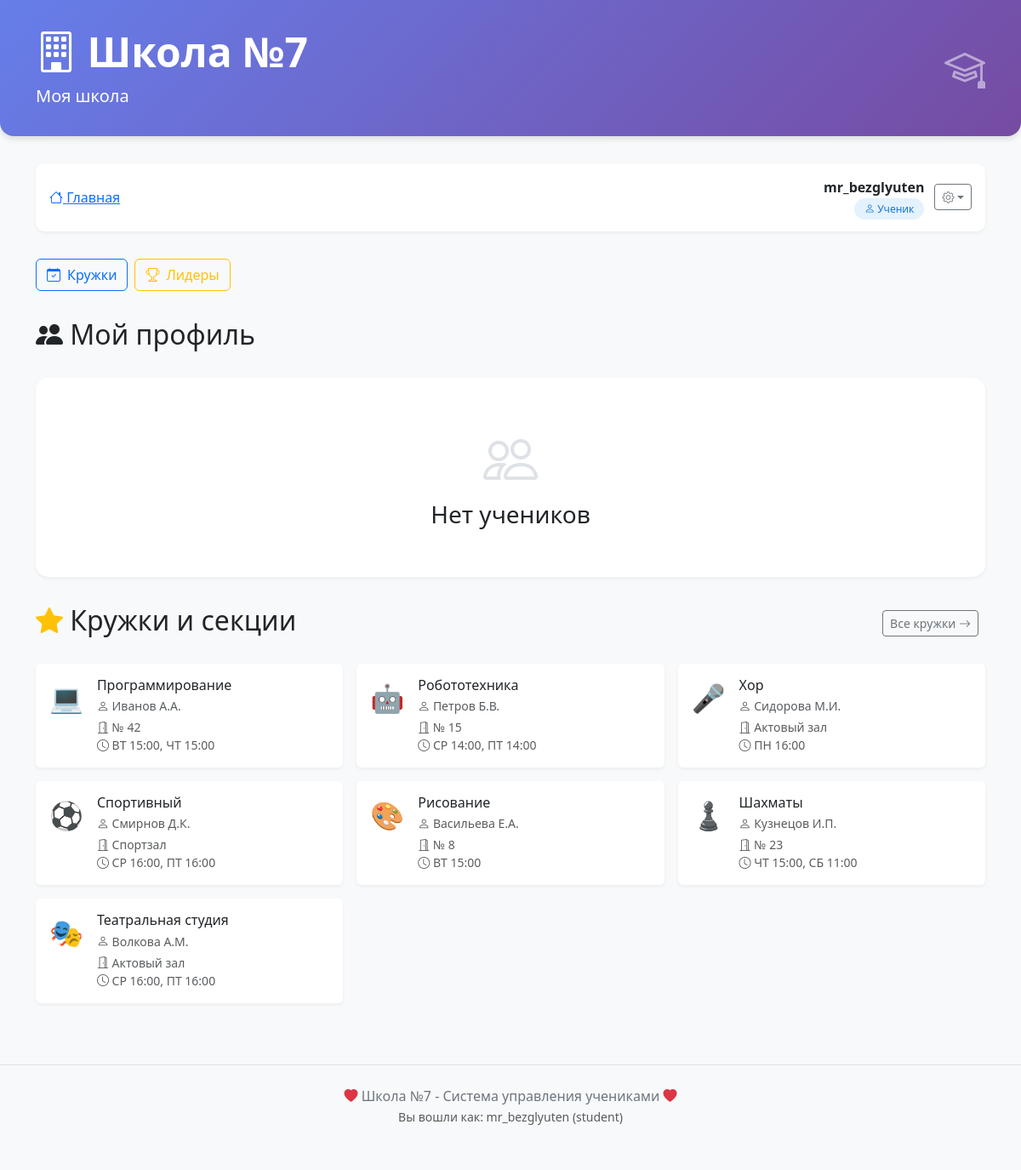
Before: / (signed in) with the older database file.
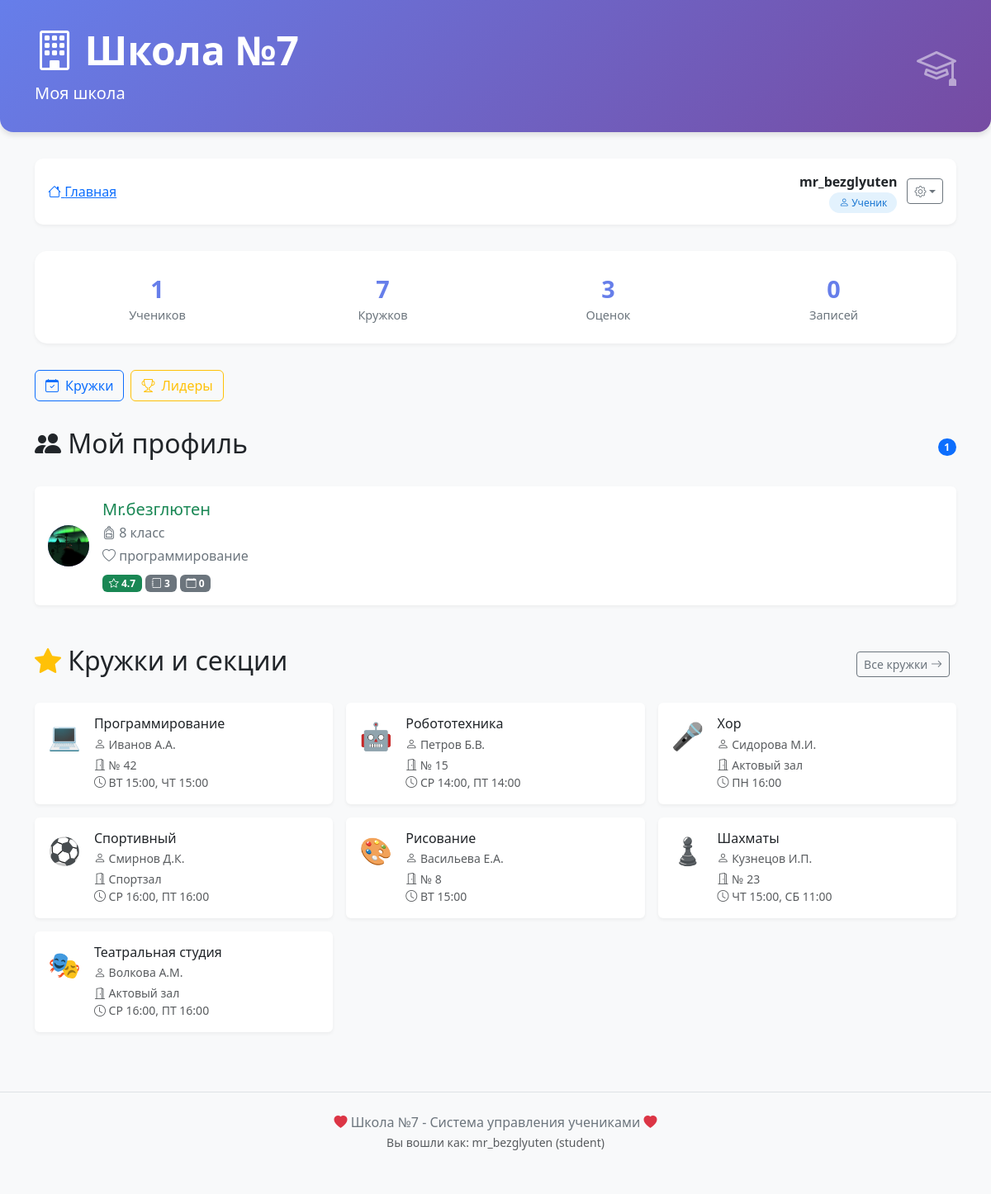
After: the same page with the newer database file.
### database.py (models this page shows)
class UserDB(Base):
    __tablename__ = "users"
    id = Column(Integer, primary_key=True, index=True)
    username = Column(String, unique=True, index=True, nullable=False)
    password = Column(String, nullable=False)
    role = Column(Enum(UserRole), default=UserRole.STUDENT, nullable=False)
    student_id = Column(Integer, ForeignKey("students.id"), nullable=True)  # УБРАТЬ unique=True
    vk_id = Column(String, nullable=True)
    student = relationship("StudentDB", back_populates="user")
    created_at = Column(String, default=lambda: datetime.now().strftime("%d.%m.%Y %H:%M"))

class ClubDB(Base):
    __tablename__ = "clubs"
    id = Column(Integer, primary_key=True, index=True)
    name = Column(String)
    teacher = Column(String)
    room = Column(String)
    schedule = Column(String)
    students = relationship("StudentDB", secondary="student_clubs", back_populates="clubs")

class StudentDB(Base):
    __tablename__ = "students"
    id = Column(Integer, primary_key=True, index=True)
    name = Column(String, index=True)
    grade = Column(Integer)
    hobby = Column(String)
    avatar = Column(String, nullable=True)
    grades = relationship("GradeDB", back_populates="student", cascade="all, delete-orphan")
    clubs = relationship("ClubDB", secondary="student_clubs", back_populates="students")
    user = relationship("UserDB", back_populates="student", uselist=False)

### main.py (the view)
@app.get("/", response_class=HTMLResponse)
async def home(
        request: Request,
        db: Session = Depends(get_db),
        current_user: Optional[UserDB] = Depends(get_current_user_from_session)
):
    if not current_user:
        return RedirectResponse(url="/login", status_code=303)
    if current_user.role == UserRole.STUDENT:
        student = db.query(StudentDB).filter(StudentDB.id == current_user.student_id).first()
        students = [student] if student else []
        show_add_button = False
        show_delete_buttons = False
        show_edit_buttons = False
    else:
        students = db.query(StudentDB).all()
        show_add_button = True
        show_edit_buttons = True
        show_delete_buttons = (current_user.role == UserRole.ADMIN)
    clubs = db.query(ClubDB).all()
    return templates.TemplateResponse(
        "index.html",
        {
            "request": request,
            "students": students,
            "clubs": clubs,
            "school_name": "Школа №7",
            "title": "Моя школа",
            "current_user": current_user,
            "show_add_button": show_add_button,
            "show_edit_buttons": show_edit_buttons,
            "show_delete_buttons": show_delete_buttons
        }
    )

### templates/index.html (shortened to what this page needs)
{% extends "base.html" %}
{% block header_subtitle %}{{ title }}{% endblock %}
{% block content %}
{% if students %}
<div class="stats-card">
    <div class="row text-center">
        <div class="col-md-3 col-6">
            <div class="stat-number">{{ students|length }}</div>
            <div class="stat-label">Учеников</div>
        </div>
        <div class="col-md-3 col-6">
            <div class="stat-number">{{ clubs|length if clubs else 0 }}</div>
            <div class="stat-label">Кружков</div>
        </div>
        <div class="col-md-3 col-6">
            <div class="stat-number">
                {% set total_grades = namespace(count=0) %}
                {% for s in students %}
                    {% set total_grades.count = total_grades.count + s.grades|length %}
                {% endfor %}
                {{ total_grades.count }}
            </div>
            <div class="stat-label">Оценок</div>
        </div>
        <div class="col-md-3 col-6">
            <div class="stat-number">
                {% set total_clubs = namespace(count=0) %}
                {% for s in students %}
                    {% set total_clubs.count = total_clubs.count + s.clubs|length %}
                {% endfor %}
                {{ total_clubs.count }}
            </div>
            <div class="stat-label">Записей</div>
        </div>
    </div>
</div>
{% endif %}
<div class="d-flex justify-content-between align-items-center mb-4">
    <div class="btn-actions">
        <a href="/clubs" class="btn btn-outline-primary btn-icon"><i class="bi bi-calendar-check"></i> Кружки</a>
        <a href="/leaders" class="btn btn-outline-warning btn-icon"><i class="bi bi-trophy"></i> Лидеры</a>
    </div>
</div>
<div class="section-title">
    <h2><i class="bi bi-people-fill"></i> {% if current_user.role.value == 'student' %}Мой профиль{% else %}Ученики{% endif %}</h2>
    {% if students %}<span class="badge bg-primary rounded-pill">{{ students|length }}</span>{% endif %}
</div>
{% if students %}
<div class="row g-3 mb-4">
    {% for student in students %}
    <div class="col-12">
        <div class="card student-card">
            <a href="/student/{{ student.id }}" class="student-link">
                <div class="card-body d-flex align-items-center gap-3">
                    <div class="avatar-circle">
                        {% if student.avatar %}<img src="{{ student.avatar }}" alt="{{ student.name }}">
                        {% else %}{{ student.name[0]|upper }}{% endif %}
                    </div>
                    <div class="flex-grow-1">
                        <h5 class="text-success mb-1">{{ student.name }}</h5>
                        <p class="text-secondary mb-1"><i class="bi bi-backpack"></i> {{ student.grade }} класс</p>
                        <p class="text-secondary mb-0"><i class="bi bi-heart"></i> {{ student.hobby }}</p>
                        <div class="mt-2">
                            {% if student.grades|length > 0 %}
                                {% set total_score = namespace(value=0) %}
                                {% for grade in student.grades %}
                                    {% set total_score.value = total_score.value + grade.score %}
                                {% endfor %}
                                {% set avg = total_score.value / student.grades|length %}
                                <span class="badge
                                    {% if avg >= 4.5 %}bg-success
                                    {% elif avg >= 4.0 %}bg-info
                                    {% elif avg >= 3.0 %}bg-warning
                                    {% else %}bg-danger{% endif %}">
                                    <i class="bi bi-star"></i> {{ "%.1f"|format(avg) }}
                                </span>
                            {% endif %}
                            <span class="badge bg-secondary"><i class="bi bi-journal"></i> {{ student.grades|length }}</span>
                            <span class="badge bg-secondary"><i class="bi bi-calendar"></i> {{ student.clubs|length }}</span>
                        </div>
                    </div>
                </div>
            </a>
        </div>
    </div>
    {% endfor %}
</div>
{% else %}
<div class="empty-state">
    <i class="bi bi-people"></i>
    <h3>Нет учеников</h3>
</div>
{% endif %}
{% if clubs %}
<div class="section-title">
    <h2><i class="bi bi-star-fill text-warning"></i> Кружки и секции</h2>
    <div>
        <a href="/clubs" class="btn btn-sm btn-outline-secondary me-2">Все кружки <i class="bi bi-arrow-right"></i></a>
    </div>
</div>
<div class="row g-3 mb-4">
    {% for club in clubs %}
    <div class="col-md-4 col-sm-6">
        <div class="card club-card h-100">
            <div class="card-body">
                <div class="d-flex align-items-start">
                    <div class="club-icon me-3">
                        {% if "Программ" in club.name %}💻
                        {% elif "Робот" in club.name %}🤖
                        {% elif "Хор" in club.name %}🎤
                        {% elif "Спорт" in club.name %}⚽
                        {% elif "Рисование" in club.name %}🎨
                        {% elif "Шахмат" in club.name %}♟️
                        {% elif "Театр" in club.name %}🎭
                        {% else %}🎯{% endif %}
                    </div>
                    <div class="flex-grow-1">
                        <h6 class="card-title mb-1">{{ club.name }}</h6>
                        <p class="card-text small text-muted mb-1">
                            <i class="bi bi-person"></i> {{ club.teacher }}
                        </p>
                        <p class="card-text small text-muted mb-0">
                            <i class="bi bi-door-open"></i> {{ club.room }}
                            {% if club.schedule %}
                            <br><i class="bi bi-clock"></i> {{ club.schedule }}
                            {% endif %}
                        </p>
                    </div>
                </div>
            </div>
        </div>
    </div>
    {% endfor %}
</div>
{% endif %}
{% endblock %}

### templates/base.html (shortened to what this page needs)
<!DOCTYPE html>
<html lang="ru">
<head>
    <link href="https://cdn.jsdelivr.net/npm/bootstrap@5.3.0/dist/css/bootstrap.min.css" rel="stylesheet">
    <link rel="stylesheet" href="https://cdn.jsdelivr.net/npm/bootstrap-icons@1.11.0/font/bootstrap-icons.css">
</head>
<body>
    {% if not hide_header %}
    <div class="school-header">
        <div class="container">
            <div class="d-flex justify-content-between align-items-center">
                <div>
                    <h1 class="display-5 fw-bold"><i class="bi bi-building"></i> {{ school_name | default('Школа №7') }}</h1>
                    <p class="lead mb-0">{% block header_subtitle %}Система управления школой{% endblock %}</p>
                </div>
                <div><i class="bi bi-mortarboard" style="font-size: 3rem; opacity: 0.5;"></i></div>
            </div>
        </div>
    </div>
    {% endif %}
    <div class="container main-content">
        {% if current_user and not hide_nav %}
        <div class="navbar-custom">
            <div class="d-flex justify-content-between align-items-center flex-wrap">
                <div>
                    <nav aria-label="breadcrumb">
                        <ol class="breadcrumb mb-0">
                            <li class="breadcrumb-item"><a href="/"><i class="bi bi-house"></i> Главная</a></li>
                        </ol>
                    </nav>
                </div>
                <div class="user-badge">
                    <div class="text-end">
                        <strong>{{ current_user.username }}</strong><br>
                        <small>
                            {% if current_user.role.value == 'student' %}
                                <span class="role-badge role-student"><i class="bi bi-person"></i> Ученик</span>
                            {% elif current_user.role.value == 'teacher' %}
                                <span class="role-badge role-teacher"><i class="bi bi-person-badge"></i> Учитель</span>
                            {% elif current_user.role.value == 'admin' %}
                                <span class="role-badge role-admin"><i class="bi bi-shield-lock"></i> Администратор</span>
                            {% endif %}
                        </small>
                    </div>
                    <div class="dropdown">
                        <button class="btn btn-outline-secondary btn-sm dropdown-toggle" type="button" data-bs-toggle="dropdown"><i class="bi bi-gear"></i></button>
                    </div>
                </div>
            </div>
        </div>
        {% endif %}
        {% block content %}{% endblock %}
    </div>
    {% if not hide_footer %}
    <footer class="footer">
        <div class="container">
            <p class="mb-0"><i class="bi bi-heart-fill text-danger"></i> Школа №7 - Система управления учениками <i class="bi bi-heart-fill text-danger"></i></p>
            <small class="text-muted">{% if current_user %}Вы вошли как: {{ current_user.username }} ({{ current_user.role.value }}){% else %}<a href="/login">Войти в систему</a>{% endif %}</small>
        </div>
    </footer>
    {% endif %}
</body>
</html>

### templates/base.html (style rules this page uses)
* { margin: 0; padding: 0; box-sizing: border-box; }
body { background-color: #f8f9fa; padding-bottom: 2rem; min-height: 100vh; display: flex; flex-direction: column; font-family: 'Segoe UI', sans-serif; }
.main-content { flex: 1; }
.school-header { background: linear-gradient(135deg, #667eea 0%, #764ba2 100%); color: white; padding: 2rem 0; margin-bottom: 2rem; border-radius: 0 0 1rem 1rem; box-shadow: 0 4px 6px rgba(0,0,0,0.1); }
.navbar-custom { background: white; box-shadow: 0 2px 4px rgba(0,0,0,0.05); margin-bottom: 2rem; border-radius: 10px; padding: 1rem; }
.user-badge { display: flex; align-items: center; gap: 0.75rem; }
.role-badge { font-size: 0.75rem; padding: 0.25rem 0.75rem; border-radius: 20px; font-weight: 500; }
.role-student { background-color: #e3f2fd; color: #1976d2; }
.avatar-circle { width: 50px; height: 50px; border-radius: 50%; background: linear-gradient(135deg, #667eea 0%, #764ba2 100%); display: flex; align-items: center; justify-content: center; color: white; font-weight: bold; font-size: 1.5rem; overflow: hidden; flex-shrink: 0; }
.avatar-circle img { width: 100%; height: 100%; object-fit: cover; }
.student-card { transition: transform 0.2s, box-shadow 0.2s; border: none; box-shadow: 0 2px 4px rgba(0,0,0,0.05); position: relative; margin-bottom: 1rem; }
.student-link { text-decoration: none; color: inherit; display: block; padding-right: 60px; }
.club-card { transition: transform 0.2s; border: none; box-shadow: 0 2px 4px rgba(0,0,0,0.05); height: 100%; }
.club-icon { font-size: 2rem; margin-right: 1rem; }
.section-title { display: flex; align-items: center; justify-content: space-between; margin-bottom: 1.5rem; margin-top: 2rem; }
.stats-card { background: white; border-radius: 15px; padding: 1.5rem; box-shadow: 0 2px 4px rgba(0,0,0,0.05); margin-bottom: 2rem; }
.stat-number { font-size: 1.8rem; font-weight: bold; color: #667eea; }
.stat-label { color: #6c757d; font-size: 0.9rem; }
.btn-icon { display: inline-flex; align-items: center; gap: 0.5rem; }
.btn-actions { display: flex; gap: 0.5rem; flex-wrap: wrap; }
.footer { margin-top: 3rem; padding: 1.5rem 0; text-align: center; color: #6c757d; border-top: 1px solid #dee2e6; }

Changed rows visible on the page:
now on this page (row edited): StudentDB: avatar (picture), name "Mr.безглютен", grade "8", hobby "программирование", avg "4.7", grades|length "3", clubs|length "0"
Other visible differences:
{{ students|length }}: (not shown) → "1"
{{ clubs|length if clubs else 0 }}: (not shown) → "7"
{{ total_grades.count }}: (not shown) → "3"
{{ total_clubs.count }}: (not shown) → "0"
text no longer shown: "Нет учеников"
text now shown: "Учеников Кружков Оценок Записей"
